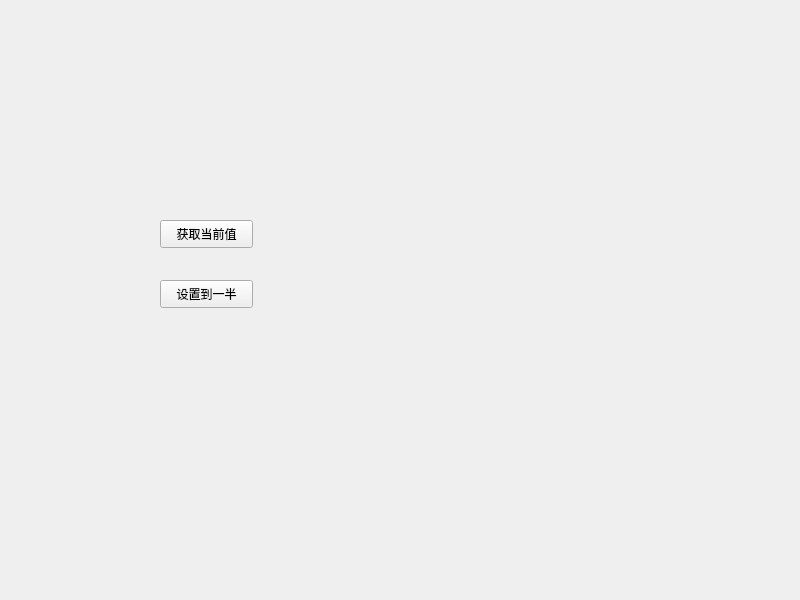
<?xml version="1.0" encoding="UTF-8"?>
<ui version="4.0">
 <class>Widget</class>
 <widget class="QWidget" name="Widget">
  <property name="geometry">
   <rect>
    <x>0</x>
    <y>0</y>
    <width>800</width>
    <height>600</height>
   </rect>
  </property>
  <property name="windowTitle">
   <string>Widget</string>
  </property>
  <widget class="SmallWidget" name="widget" native="true">
   <property name="geometry">
    <rect>
     <x>80</x>
     <y>60</y>
     <width>311</width>
     <height>101</height>
    </rect>
   </property>
  </widget>
  <widget class="QPushButton" name="btn_get">
   <property name="geometry">
    <rect>
     <x>160</x>
     <y>220</y>
     <width>93</width>
     <height>28</height>
    </rect>
   </property>
   <property name="text">
    <string>获取当前值</string>
   </property>
  </widget>
  <widget class="QPushButton" name="btn_set">
   <property name="geometry">
    <rect>
     <x>160</x>
     <y>280</y>
     <width>93</width>
     <height>28</height>
    </rect>
   </property>
   <property name="text">
    <string>设置到一半</string>
   </property>
  </widget>
  <widget class="SmallWidget" name="widget_2" native="true">
   <property name="geometry">
    <rect>
     <x>260</x>
     <y>400</y>
     <width>321</width>
     <height>80</height>
    </rect>
   </property>
  </widget>
 </widget>
 <customwidgets>
  <customwidget>
   <class>SmallWidget</class>
   <extends>QWidget</extends>
   <header location="global">smallwidget.h</header>
   <container>1</container>
  </customwidget>
 </customwidgets>
 <resources/>
 <connections/>
</ui>
